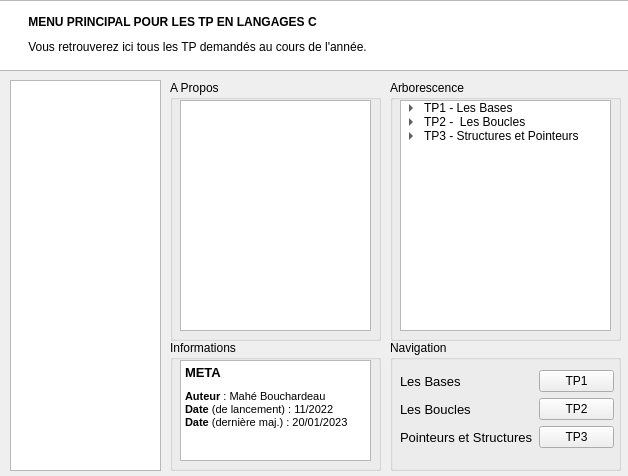
<?xml version="1.0" encoding="UTF-8"?>
<ui version="4.0">
 <class>MainWindow</class>
 <widget class="QMainWindow" name="MainWindow">
  <property name="geometry">
   <rect>
    <x>0</x>
    <y>0</y>
    <width>628</width>
    <height>476</height>
   </rect>
  </property>
  <property name="palette">
   <palette>
    <active>
     <colorrole role="Text">
      <brush brushstyle="SolidPattern">
       <color alpha="255">
        <red>0</red>
        <green>0</green>
        <blue>0</blue>
       </color>
      </brush>
     </colorrole>
    </active>
    <inactive>
     <colorrole role="Text">
      <brush brushstyle="SolidPattern">
       <color alpha="255">
        <red>0</red>
        <green>0</green>
        <blue>0</blue>
       </color>
      </brush>
     </colorrole>
    </inactive>
    <disabled>
     <colorrole role="Text">
      <brush brushstyle="SolidPattern">
       <color alpha="255">
        <red>120</red>
        <green>120</green>
        <blue>120</blue>
       </color>
      </brush>
     </colorrole>
    </disabled>
   </palette>
  </property>
  <property name="cursor">
   <cursorShape>ArrowCursor</cursorShape>
  </property>
  <property name="windowTitle">
   <string>Launcher</string>
  </property>
  <property name="autoFillBackground">
   <bool>false</bool>
  </property>
  <widget class="QWidget" name="centralwidget">
   <widget class="QTextBrowser" name="header">
    <property name="geometry">
     <rect>
      <x>-10</x>
      <y>0</y>
      <width>661</width>
      <height>71</height>
     </rect>
    </property>
    <property name="html">
     <string>&lt;!DOCTYPE HTML PUBLIC &quot;-//W3C//DTD HTML 4.0//EN&quot; &quot;http://www.w3.org/TR/REC-html40/strict.dtd&quot;&gt;
&lt;html&gt;&lt;head&gt;&lt;meta name=&quot;qrichtext&quot; content=&quot;1&quot; /&gt;&lt;meta charset=&quot;utf-8&quot; /&gt;&lt;style type=&quot;text/css&quot;&gt;
p, li { white-space: pre-wrap; }
&lt;/style&gt;&lt;/head&gt;&lt;body style=&quot; font-family:'Segoe UI'; font-size:9pt; font-weight:400; font-style:normal;&quot;&gt;
&lt;p style=&quot; margin-top:0px; margin-bottom:0px; margin-left:0px; margin-right:0px; -qt-block-indent:0; text-indent:0px;&quot;&gt;&lt;span style=&quot; font-size:6pt; font-weight:700;&quot;&gt;	&lt;/span&gt;&lt;/p&gt;
&lt;p style=&quot; margin-top:0px; margin-bottom:0px; margin-left:0px; margin-right:0px; -qt-block-indent:0; text-indent:0px;&quot;&gt;&lt;span style=&quot; font-weight:700;&quot;&gt;          MENU PRINCIPAL POUR LES TP EN LANGAGES C&lt;/span&gt;&lt;/p&gt;
&lt;p style=&quot;-qt-paragraph-type:empty; margin-top:0px; margin-bottom:0px; margin-left:0px; margin-right:0px; -qt-block-indent:0; text-indent:0px; font-size:7pt; font-weight:700;&quot;&gt;&lt;br /&gt;&lt;/p&gt;
&lt;p style=&quot; margin-top:0px; margin-bottom:0px; margin-left:0px; margin-right:0px; -qt-block-indent:0; text-indent:0px;&quot;&gt;          Vous retrouverez ici tous les TP demandés au cours de l'année.&lt;/p&gt;&lt;/body&gt;&lt;/html&gt;</string>
    </property>
   </widget>
   <widget class="QGroupBox" name="a_propos">
    <property name="geometry">
     <rect>
      <x>170</x>
      <y>80</y>
      <width>211</width>
      <height>261</height>
     </rect>
    </property>
    <property name="title">
     <string>A Propos</string>
    </property>
    <widget class="QTextBrowser" name="textBrowser_2">
     <property name="geometry">
      <rect>
       <x>10</x>
       <y>20</y>
       <width>191</width>
       <height>231</height>
      </rect>
     </property>
    </widget>
   </widget>
   <widget class="QGroupBox" name="infos">
    <property name="geometry">
     <rect>
      <x>170</x>
      <y>340</y>
      <width>211</width>
      <height>131</height>
     </rect>
    </property>
    <property name="title">
     <string>Informations</string>
    </property>
    <widget class="QStackedWidget" name="stackedWidget">
     <property name="geometry">
      <rect>
       <x>10</x>
       <y>20</y>
       <width>191</width>
       <height>101</height>
      </rect>
     </property>
     <property name="currentIndex">
      <number>0</number>
     </property>
     <widget class="QWidget" name="page">
      <widget class="QTextBrowser" name="textBrowser_3">
       <property name="geometry">
        <rect>
         <x>0</x>
         <y>0</y>
         <width>191</width>
         <height>101</height>
        </rect>
       </property>
       <property name="html">
        <string>&lt;!DOCTYPE HTML PUBLIC &quot;-//W3C//DTD HTML 4.0//EN&quot; &quot;http://www.w3.org/TR/REC-html40/strict.dtd&quot;&gt;
&lt;html&gt;&lt;head&gt;&lt;meta name=&quot;qrichtext&quot; content=&quot;1&quot; /&gt;&lt;meta charset=&quot;utf-8&quot; /&gt;&lt;style type=&quot;text/css&quot;&gt;
p, li { white-space: pre-wrap; }
&lt;/style&gt;&lt;/head&gt;&lt;body style=&quot; font-family:'Segoe UI'; font-size:9pt; font-weight:400; font-style:normal;&quot;&gt;
&lt;p style=&quot; margin-top:0px; margin-bottom:0px; margin-left:0px; margin-right:0px; -qt-block-indent:0; text-indent:0px;&quot;&gt;&lt;span style=&quot; font-size:10pt; font-weight:700;&quot;&gt;META&lt;/span&gt;&lt;/p&gt;
&lt;p style=&quot; margin-top:0px; margin-bottom:0px; margin-left:0px; margin-right:0px; -qt-block-indent:0; text-indent:0px;&quot;&gt;&lt;span style=&quot; font-size:6pt;&quot;&gt;     &lt;/span&gt;&lt;/p&gt;
&lt;p style=&quot; margin-top:0px; margin-bottom:0px; margin-left:0px; margin-right:0px; -qt-block-indent:0; text-indent:0px;&quot;&gt;&lt;span style=&quot; font-size:8pt; font-weight:700;&quot;&gt;Auteur&lt;/span&gt;&lt;span style=&quot; font-size:8pt;&quot;&gt; : Mahé Bouchardeau&lt;/span&gt;&lt;/p&gt;
&lt;p style=&quot; margin-top:0px; margin-bottom:0px; margin-left:0px; margin-right:0px; -qt-block-indent:0; text-indent:0px;&quot;&gt;&lt;span style=&quot; font-size:8pt; font-weight:700;&quot;&gt;Date&lt;/span&gt;&lt;span style=&quot; font-size:8pt;&quot;&gt; (de lancement) : 11/2022&lt;/span&gt;&lt;/p&gt;
&lt;p style=&quot; margin-top:0px; margin-bottom:0px; margin-left:0px; margin-right:0px; -qt-block-indent:0; text-indent:0px;&quot;&gt;&lt;span style=&quot; font-size:8pt; font-weight:700;&quot;&gt;Date&lt;/span&gt;&lt;span style=&quot; font-size:8pt;&quot;&gt; (dernière maj.) : 20/01/2023&lt;/span&gt;&lt;/p&gt;&lt;/body&gt;&lt;/html&gt;</string>
       </property>
      </widget>
     </widget>
     <widget class="QWidget" name="page_2">
      <widget class="QTextBrowser" name="textBrowser_4">
       <property name="geometry">
        <rect>
         <x>0</x>
         <y>0</y>
         <width>191</width>
         <height>101</height>
        </rect>
       </property>
       <property name="html">
        <string>&lt;!DOCTYPE HTML PUBLIC &quot;-//W3C//DTD HTML 4.0//EN&quot; &quot;http://www.w3.org/TR/REC-html40/strict.dtd&quot;&gt;
&lt;html&gt;&lt;head&gt;&lt;meta name=&quot;qrichtext&quot; content=&quot;1&quot; /&gt;&lt;meta charset=&quot;utf-8&quot; /&gt;&lt;style type=&quot;text/css&quot;&gt;
p, li { white-space: pre-wrap; }
&lt;/style&gt;&lt;/head&gt;&lt;body style=&quot; font-family:'Segoe UI'; font-size:9pt; font-weight:400; font-style:normal;&quot;&gt;
&lt;p style=&quot; margin-top:0px; margin-bottom:0px; margin-left:0px; margin-right:0px; -qt-block-indent:0; text-indent:0px;&quot;&gt;&lt;span style=&quot; font-size:10pt; font-weight:700;&quot;&gt;NEW FEATURES&lt;/span&gt;&lt;/p&gt;
&lt;p style=&quot; margin-top:0px; margin-bottom:0px; margin-left:0px; margin-right:0px; -qt-block-indent:0; text-indent:0px;&quot;&gt;&lt;span style=&quot; font-size:6pt;&quot;&gt;    &lt;/span&gt;&lt;/p&gt;
&lt;p style=&quot; margin-top:0px; margin-bottom:0px; margin-left:0px; margin-right:0px; -qt-block-indent:0; text-indent:0px;&quot;&gt;&lt;span style=&quot; font-size:8pt;&quot;&gt;- Son existence&lt;/span&gt;&lt;/p&gt;&lt;/body&gt;&lt;/html&gt;</string>
       </property>
      </widget>
     </widget>
    </widget>
   </widget>
   <widget class="QGroupBox" name="nav">
    <property name="geometry">
     <rect>
      <x>390</x>
      <y>340</y>
      <width>231</width>
      <height>131</height>
     </rect>
    </property>
    <property name="title">
     <string>Navigation</string>
    </property>
    <widget class="QWidget" name="layoutWidget">
     <property name="geometry">
      <rect>
       <x>10</x>
       <y>30</y>
       <width>214</width>
       <height>86</height>
      </rect>
     </property>
     <layout class="QFormLayout" name="formLayout">
      <item row="0" column="0">
       <widget class="QLabel" name="label">
        <property name="font">
         <font>
          <pointsize>10</pointsize>
         </font>
        </property>
        <property name="text">
         <string>Les Bases</string>
        </property>
       </widget>
      </item>
      <item row="0" column="1">
       <widget class="QPushButton" name="pushButton">
        <property name="text">
         <string>TP1</string>
        </property>
       </widget>
      </item>
      <item row="1" column="0">
       <widget class="QLabel" name="label_2">
        <property name="font">
         <font>
          <pointsize>10</pointsize>
         </font>
        </property>
        <property name="text">
         <string>Les Boucles</string>
        </property>
       </widget>
      </item>
      <item row="1" column="1">
       <widget class="QPushButton" name="pushButton_2">
        <property name="text">
         <string>TP2</string>
        </property>
       </widget>
      </item>
      <item row="2" column="0">
       <widget class="QLabel" name="label_3">
        <property name="font">
         <font>
          <pointsize>10</pointsize>
         </font>
        </property>
        <property name="text">
         <string>Pointeurs et Structures</string>
        </property>
       </widget>
      </item>
      <item row="2" column="1">
       <widget class="QPushButton" name="pushButton_3">
        <property name="text">
         <string>TP3</string>
        </property>
       </widget>
      </item>
     </layout>
    </widget>
   </widget>
   <widget class="QGroupBox" name="arbo">
    <property name="geometry">
     <rect>
      <x>390</x>
      <y>80</y>
      <width>231</width>
      <height>261</height>
     </rect>
    </property>
    <property name="title">
     <string>Arborescence</string>
    </property>
    <widget class="QTreeWidget" name="treeWidget">
     <property name="geometry">
      <rect>
       <x>10</x>
       <y>20</y>
       <width>211</width>
       <height>231</height>
      </rect>
     </property>
     <property name="autoScroll">
      <bool>true</bool>
     </property>
     <property name="animated">
      <bool>true</bool>
     </property>
     <attribute name="headerVisible">
      <bool>false</bool>
     </attribute>
     <column>
      <property name="text">
       <string>1</string>
      </property>
     </column>
     <item>
      <property name="text">
       <string>TP1 - Les Bases</string>
      </property>
      <item>
       <property name="text">
        <string>arbre.c</string>
       </property>
      </item>
      <item>
       <property name="text">
        <string>ascii.c</string>
       </property>
      </item>
      <item>
       <property name="text">
        <string>factoriel.c</string>
       </property>
      </item>
      <item>
       <property name="text">
        <string>multi.c</string>
       </property>
      </item>
      <item>
       <property name="text">
        <string>table.c</string>
       </property>
      </item>
      <item>
       <property name="text">
        <string>trapeze.c</string>
       </property>
      </item>
     </item>
     <item>
      <property name="text">
       <string>TP2 -  Les Boucles</string>
      </property>
      <item>
       <property name="text">
        <string>archi.c</string>
       </property>
      </item>
      <item>
       <property name="text">
        <string>des.c</string>
       </property>
      </item>
      <item>
       <property name="text">
        <string>suite1.c</string>
       </property>
      </item>
      <item>
       <property name="text">
        <string>suite2.c</string>
       </property>
      </item>
     </item>
     <item>
      <property name="text">
       <string>TP3 - Structures et Pointeurs</string>
      </property>
      <item>
       <property name="text">
        <string>date.c</string>
       </property>
      </item>
     </item>
    </widget>
   </widget>
   <widget class="QTextBrowser" name="img_gauche">
    <property name="geometry">
     <rect>
      <x>10</x>
      <y>80</y>
      <width>151</width>
      <height>391</height>
     </rect>
    </property>
   </widget>
  </widget>
 </widget>
 <resources/>
 <connections/>
</ui>
